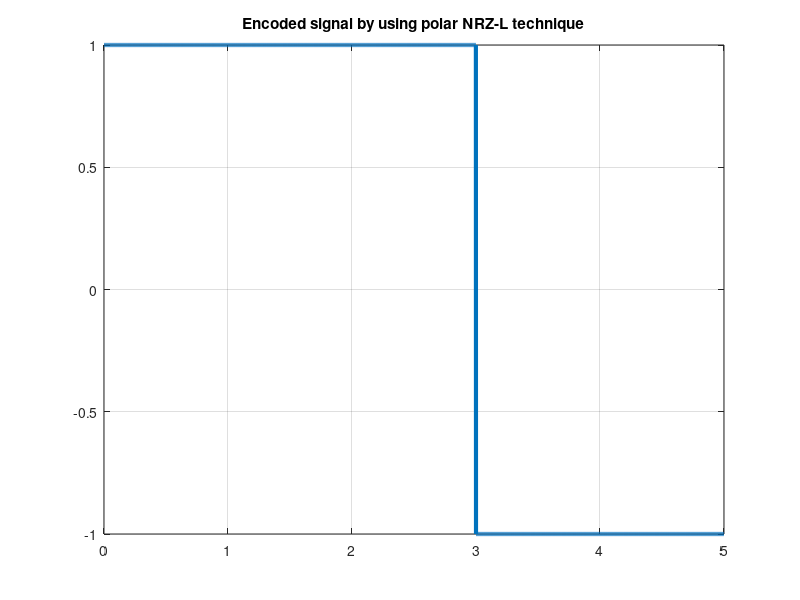

The MATLAB source for this figure:
clc;clear all;close all;

bits = round(rand(1,5));

bitrate = 1;
n=1000;
T = length(bits)/bitrate;   %% Maximum value of x-axis time.
N = n*length(bits);         %% total data in x-axis.
dt= T/N;
t = 0:dt:T-dt;

%%Encoding
x = zeros(1,N);

for i=1:length(bits)
    if bits(i)==1
        x((i-1)*n +1 :i*n) = -1;
    else
        x((i-1)*n +1 :i*n) = 1;
        
    end
end

plot(t,x,'Linewidth', 3);
ylim([-1,1]);
title('Encoded signal by using polar NRZ-L technique');
grid on;


%%Decoding
y = zeros(1,length(bits));
for i=1:length(bits)
    if x((i-1)*n + 1 : i*n) == -1
        y(i)=1;   
    end 
end

disp(y);


